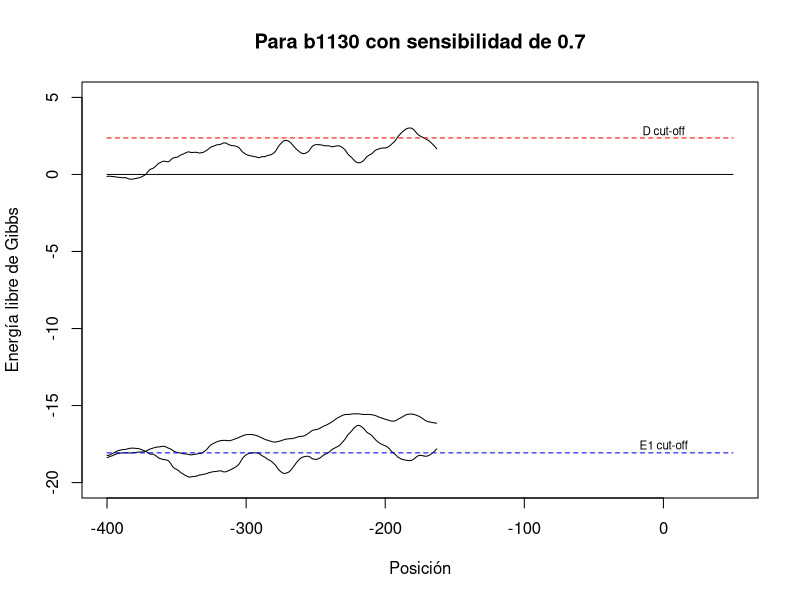

This figure's R source: (Note: this script raises an error after producing the figure.)
## ---- chunk 1
setwd("/home/cramirez/Documents/upogs/4/beii//bruno_CM/homework/bruno_CM")
predicted_tss_s0.9 <- read.table(file = "./predicted_TSS_0.97_-18.37.txt",
                            sep = "\t",
                            col.names = c("id","pos", "D", "E1", "E2", "result"))
predicted_tss_s0.7 <- read.table(file = "./predicted_TSS_2.35_-18.07.txt",
                            sep = "\t",
                            col.names = c("id","pos", "D", "E1", "E2", "result"))
head(predicted_tss_s0.7)
## ---- chunk 2
id <- "b1130"
plot(x = predicted_tss_s0.7[predicted_tss_s0.7$id==id, 'pos'],
     y = predicted_tss_s0.7[predicted_tss_s0.7$id==id, 'E1'],
     xlim = c(-400, 50),
     ylim = c(-20, 5), type = "l", horiz = 0.2,
     ylab = "Energía libre de Gibbs", xlab = "Posición",
     main = "Para b1130 con sensibilidad de 0.7")
lines(x = predicted_tss_s0.7[predicted_tss_s0.7$id==id, 'pos'],
     y = predicted_tss_s0.7[predicted_tss_s0.7$id==id, 'E2'],
     type = "l")
lines(x = predicted_tss_s0.7[predicted_tss_s0.7$id==id, 'pos'],
     y = predicted_tss_s0.7[predicted_tss_s0.7$id==id, 'D'],
     type = "l")
lines(-400:50, y = rep(2.37,451), lty = 2, col = "red")
lines(-400:50, y = rep(-18.07,451), lty = 2, col = "blue")
lines(-400:50, y = rep(0,451))
text(x=0, y=c(2.8,-17.6), labels = c("D cut-off", "E1 cut-off"), cex = 0.7)
## ---- chunk 3
id <- sample(levels(predicted_tss_s0.9[,'id']),1)
plot(x = predicted_tss_s0.7[predicted_tss_s0.7$id==id, 'pos'],
     y = predicted_tss_s0.7[predicted_tss_s0.7$id==id, 'E1'],
     xlim = c(-400, 50),
     ylim = c(-20, 5), type = "l", horiz = 0.2,
     ylab = "Energía libre de Gibbs", xlab = "Posición",
     main = "Para un n alaeatorio con sensibilidad de 0.7")
lines(x = predicted_tss_s0.7[predicted_tss_s0.7$id==id, 'pos'],
     y = predicted_tss_s0.7[predicted_tss_s0.7$id==id, 'E2'],
     type = "l")
lines(x = predicted_tss_s0.7[predicted_tss_s0.7$id==id, 'pos'],
     y = predicted_tss_s0.7[predicted_tss_s0.7$id==id, 'D'],
     type = "l")
lines(-400:50, y = rep(2.37,451), lty = 2, col = "red")
lines(-400:50, y = rep(-18.07,451), lty = 2, col = "blue")
lines(-400:50, y = rep(0,451))
text(x=100, y=c(2.8,-17.6), labels = c("D cut-off", "E1 cut-off"), cex = 0.7)

id <- sample(levels(predicted_tss_s0.9[,'id']),1)
plot(x = predicted_tss_s0.9[(predicted_tss_s0.9$id==id), 'pos'],
     y = predicted_tss_s0.9[predicted_tss_s0.9$id==id, 'E1'],
     xlim = c(-400, 50),
     ylim = c(-20, 5), type = "l",
     main = "Para un n alaeatorio con sensibilida de 0.9")
lines(x = predicted_tss_s0.9[predicted_tss_s0.9$id==id, 'pos'],
     y = predicted_tss_s0.9[predicted_tss_s0.9$id==id, 'E2'])
lines(x = predicted_tss_s0.9[predicted_tss_s0.9$id==id, 'pos'],
     y = predicted_tss_s0.9[predicted_tss_s0.9$id==id, 'D'])
lines(-400:50, y = rep(0.97,451), lty = 2, col = "red")
lines(-400:50, y = rep(-18.37,451), lty = 2, col = "blue")
lines(-400:50, y = rep(0,451))
text(x=0, y=c(1.3,-17.8), labels = c("D cut-off", "E1 cut-off"), cex = 0.7)
